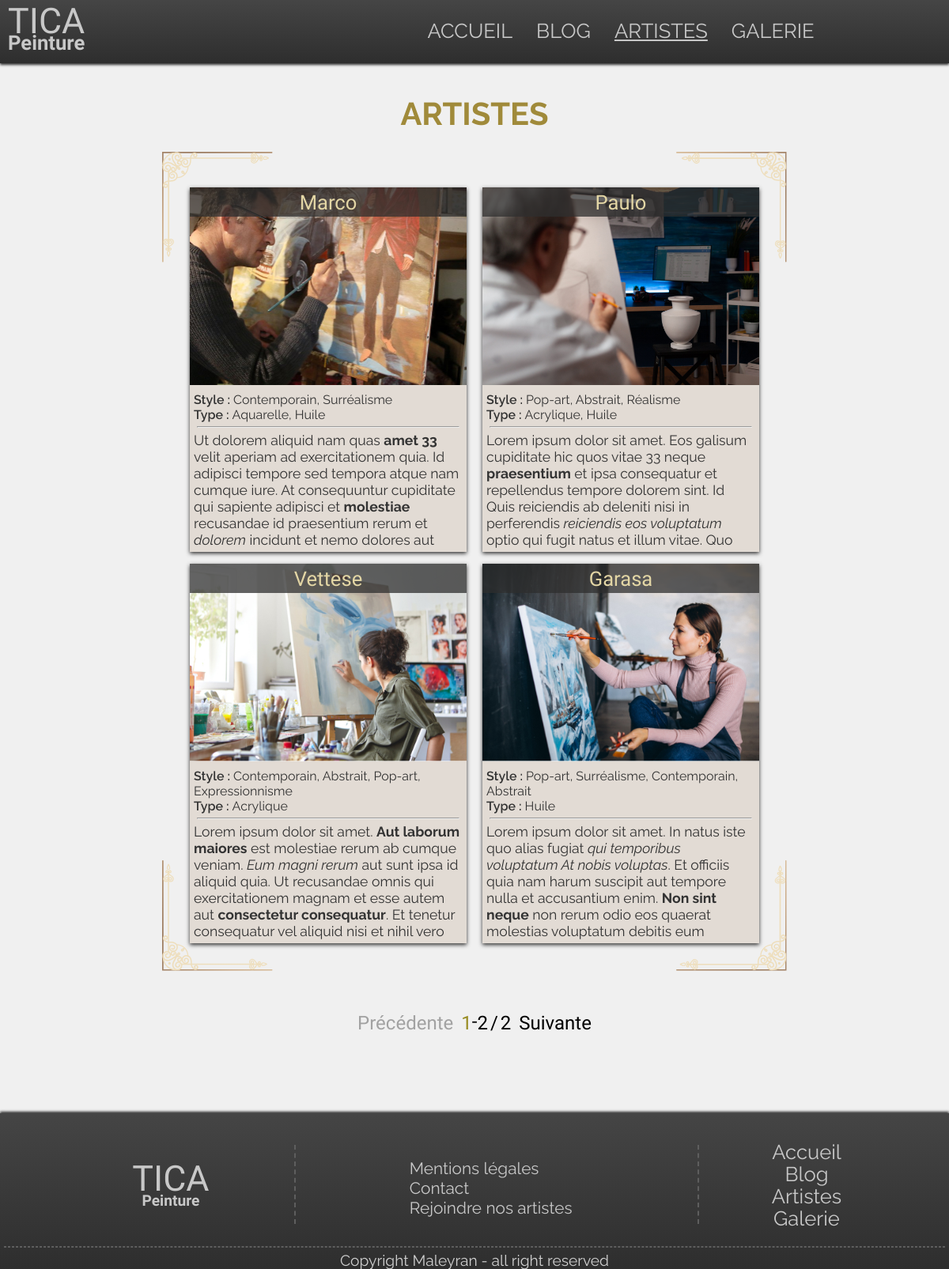
/index.php?action=artistes, run on the app's committed database.
### tables this page shows
CREATE TABLE `painters` (
  `id` int(11) NOT NULL,
  `name` varchar(255) NOT NULL,
  `photo-url` varchar(255) NOT NULL,
  `Content` longtext NOT NULL
);

### app/Controllers/PainterController.php (called while the page is built, shortened)
<?php
class PainterController
{
    function paintersViewFront($currentPage)
    {
        $paintersData = new \Projet\Models\PainterModel();
        $pagination = new \Projet\Helpers\Pagination();
        $parPage = 4;
        $nbTotal = $paintersData->getPaintersTotal();
        $first = $pagination->paginate($parPage, $currentPage);
        $pages = $pagination->nbPagesTotal($nbTotal[0], $parPage);
        $painters = $paintersData->getPaintersInfosFront($first, $parPage);
        $styles = $paintersData->getAllStyles();
        $types = $paintersData->getAllTypes();
        require 'app/Views/Front/artistes.php';
    }
}

### app/Models/PainterModel.php (called while the page is built, shortened)
<?php
class PainterModel extends Manager
{
    public function getPaintersInfosFront($first, $parPage)
    {
        $bdd = $this->dbConnection();
        $data = $bdd->prepare('SELECT id, name,`photo-url`, content FROM painters ORDER BY id DESC LIMIT :premier, :parpage');
        $data->bindValue('premier', $first, PDO::PARAM_INT);
        $data->bindValue('parpage', $parPage, PDO::PARAM_INT);
        $data->execute();
        return $data->fetchAll();
    }
    public function getPaintersTotal()
    {
        $bdd = $this->dbConnection();
        $data = $bdd->query('SELECT COUNT(id) as nbpainters FROM painters');
        return $data->fetch();
    }
    public function getAllStyles()
    {
        $bdd = $this->dbConnection();
        $data = $bdd->query("SELECT GROUP_CONCAT(styles.name SEPARATOR ', ') as namestyle, painters.id FROM painters, styles, painterstyle
                            WHERE styles.id = painterstyle.idstyle AND painters.id = painterstyle.idpainter GROUP BY painters.id");
        return $data->fetchAll();
    }
    public function getAllTypes()
    {
        $bdd = $this->dbConnection();
        $data = $bdd->query("SELECT GROUP_CONCAT(DISTINCT types.name SEPARATOR ', ') as name, painters.id as id FROM types, painters, paints
                            WHERE types.id = paints.PaintsType AND paints.PaintsPainters = painters.id GROUP BY painters.id");
        return $data->fetchAll();
    }
}

### app/Helpers/Pagination.php (called while the page is built, shortened)
<?php
class Pagination {
    public function nbPagesTotal($nbTotal, $parPage)
    {
        return ceil($nbTotal / $parPage);
    }
}

### app/Views/Front/artistes.php (the view, shortened to what this page needs)
<?php
require_once 'app/Views/Front/header.php';
?>
<main class="container pagepadding-top">
    <h1 class="uppercase text-center">artistes</h1>
    <section class="flex-painter">
    <?php foreach($painters as $painter) { ?>
        <article class="card-painter">
            <a href="index.php?action=artiste&id=<?= $painter['id'] ?>">
            <img src="<?= $painter['photo-url'] ?>" alt="<?= $painter['name'] ?>">
            <p class="name-painter"><?= $painter['name'] ?></p>
            <div class="infos-painter">
                <div>
                    <p><span>Style : </span><?php foreach($styles as $style) {
                        if($style['id'] == $painter['id']) {
                        echo $style['namestyle'];
                        }
                    } ?></p>
                    <p><span>Type : </span><?php foreach($types as $type) {
                        if($type['id'] == $painter['id']) {
                        echo $type['name'];
                        }
                    } ?></p>
                </div>
            </div>
            <div class="infos-painter-desc">
                <hr>
                <?= $painter['content'] ?>
            </div>
            </a>
        </article>
    <?php } ?>
        </section>
        <nav>
        <ul class="pagination">
                <li class="page-item">
                <?php if($currentPage == 1) { ?>
                    <a class="page-item-dis">Précédente</a>
                <?php } else { ?>
                    <a href="index.php?action=artistes&page=<?= $currentPage - 1 ?>" class="page-link">Précédente</a>
                    <?php } ?>
                </li>
                <?php for($page = 1; $page <= $pages; $page++): ?>
                <li class="page-item <?= ($currentPage == $page) ? "active_page" : "" ?> numberPage">
                    <a href="index.php?action=artistes&page=<?= $page ?>" class="page-link"><?= $page ?></a>
                </li>
                <?php if($page != $pages) { ?>
                    <span>-</span>
                <?php } ?>
                <?php endfor ?>
                <?php if($pages > 1) { ?>
                <span class="lastpage">/</span>
                <li class="page-item numberPage">
                <a href="index.php?action=artistes&page=<?= $pages ?>" class="page-link"><?=$pages?></a>
                <?php } ?>
                <li class="page-item">
                <?php if($currentPage == $pages) { ?>
                    <a class="page-item-dis">Suivante</a>
                    <?php } else { ?>
                    <a href="index.php?action=artistes&page=<?= $currentPage + 1 ?>" class="page-link">Suivante</a>
                    <?php } ?>
                </li>
            </ul>
        </nav>
</main>
<?php
require_once 'app/Views/Front/footer.php'
?>

### app/Public/Front/css/style.css (style rules this page uses)
* { margin: 0; padding: 0; }
body { font-family: 'Raleway', sans-serif; font-size: 1.4rem; background-color: #F0F0F0; }
.container { max-width: 1200px; margin: 0 auto; }
.pagepadding-top { padding-top: 120px; }
.text-center { text-align: center; }
a { text-decoration: none; color: #c8c8c8; }
h1 { font-size: 1.8rem; color: #a08a3a; }
hr { width: 270px; margin: auto; margin-top: 50px; color: #909090; }
.uppercase { text-transform: uppercase; }
.pagination { font-family: 'Spartan', sans-serif; text-align: center; display: flex; list-style: none; font-size: 1.2rem; justify-content: center; }
.pagination li:first-child { padding-right: 10px; }
.pagination li:last-child { padding-left: 10px; }
.pagination .lastpage { margin: 2px 3px 0; }
.pagination li a { color: black; vertical-align: middle; }
.numberPage { vertical-align: middle; }
.pagination li .page-item-dis { color: rgb(162, 162, 162); }
.pagination .active_page a { color: rgb(151, 139, 32); }
.flex-painter { position: relative; display: flex; flex-wrap: wrap; width: 100%; max-width: 630px; justify-content: center; text-align: center; margin: 70px auto; }
.flex-painter .card-painter { min-width: 50%; padding-bottom: 15px; font-size: 0.9rem; position: relative; z-index: 1000; }
.flex-painter .card-painter img { width: 270px; height: 250px; object-fit: cover; }
.flex-painter .card-painter a { display: inline-block; width: 270px; height: 100%; background-color: #E2DBD4; color: #333333; box-shadow: 0px 2px 5px rgb(48, 48, 48); transition: all 0.5s; }
.flex-painter .name-painter { position: absolute; top: 0; display: flex; width: 270px; justify-content: center; background-color: #2e2e2ebe; color: #E3D6A5; padding: 1% 0; font-family: 'Stylish', sans-serif; font-size: 1.5rem; }
.flex-painter .infos-painter { text-align: left; padding-left: 5px; font-size: 0.8rem; margin-top: 5px; }
.flex-painter .infos-painter span { font-weight: 600; }
.card-painter .infos-painter-desc { overflow: hidden; height: 148px; }
.flex-painter .infos-painter-desc p { text-align: left; padding: 5px; }
.flex-painter .card-painter .infos-painter-desc hr { width: 240px; margin-top: 5px; color: #E3D6A5; }
::placeholder { color: #858585; }
@media screen and (min-width: 400px) { hr { width: 400px; } }
@media screen and (min-width: 400px) { .flex-painter .card-painter a { width: 300px; } }
@media screen and (min-width: 400px) { .flex-painter .card-painter img { width: 300px; } }
@media screen and (min-width: 400px) { .flex-painter .name-painter { width: 300px; } }
@media screen and (min-width: 400px) { .flex-painter .card-painter .infos-painter-desc hr { width: 260px; } }
@media screen and (min-width: 580px) { h1 { font-size: 2.2rem; } }
@media screen and (min-width: 720px) { h1 { font-size: 2.5rem; } }
@media screen and (min-width: 720px) { .pagination { font-size: 1.5rem; } }
@media screen and (min-width: 900px) { .flex-painter { max-width: 740px; } }
@media screen and (min-width: 900px) { .flex-painter .name-painter { width: 350px; font-size: 1.6rem; } }
@media screen and (min-width: 900px) { .flex-painter .card-painter { min-width: 50%; padding-bottom: 15px; font-size: 1.1rem; position: relative; } }
@media screen and (min-width: 900px) { .flex-painter .card-painter img { width: 350px; height: 250px; object-fit: cover; } }
@media screen and (min-width: 900px) { .flex-painter .card-painter a { display: inline-block; width: 350px; height: 100%; background-color: #E2DBD4; color: #333333; box-shadow: 0px 2px 5px rgb(48, 48, 48); } }
@media screen and (min-width: 900px) { .flex-painter .card-painter .infos-painter-desc { height: 160px;; } }
@media screen and (min-width: 900px) { .flex-painter .card-painter .infos-painter-desc hr { width: 330px; } }
@media screen and (min-width: 900px) { .flex-painter .infos-painter { text-align: left; padding-left: 5px; font-size: 1rem; margin-top: 5px; } }

### data on the page
painters: value (picture), name "Marco", namestyle "Contemporain, Surréalisme", name "Aquarelle, Huile", Content "Ut dolorem aliquid nam quas amet 33 velit aperiam ad exercitationem quia. Id adipisci tempore sed tempora atque nam cumque iure. At consequuntur cupiditate qui sapiente adipisci et molestiae recusandae id praesentium rerum et dolorem incidunt et nemo dolores aut…"
painters: value (picture), name "Paulo", namestyle "Pop-art, Abstrait, Réalisme", name "Acrylique, Huile", Content "Lorem ipsum dolor sit amet. Eos galisum cupiditate hic quos vitae 33 neque praesentium et ipsa consequatur et repellendus tempore dolorem sint. Id Quis reiciendis ab deleniti nisi in perferendis reiciendis eos voluptatum optio qui fugit natus et illum vitae. Quo…"
painters: value (picture), name "Vettese", namestyle "Contemporain, Abstrait, Pop-art, Expressionnisme", name "Acrylique", Content "Lorem ipsum dolor sit amet. Aut laborum maiores est molestiae rerum ab cumque veniam. Eum magni rerum aut sunt ipsa id aliquid quia. Ut recusandae omnis qui exercitationem magnam et esse autem aut consectetur consequatur . Et tenetur consequatur vel aliquid nisi et nihil vero…"
painters: value (picture), name "Garasa", namestyle "Pop-art, Surréalisme, Contemporain, Abstrait", name "Huile", Content "Lorem ipsum dolor sit amet. In natus iste quo alias fugiat qui temporibus voluptatum At nobis voluptas . Et officiis quia nam harum suscipit aut tempore nulla et accusantium enim. Non sint neque non rerum odio eos quaerat molestias voluptatum debitis eum…"

### other printed values
$pages "2"
